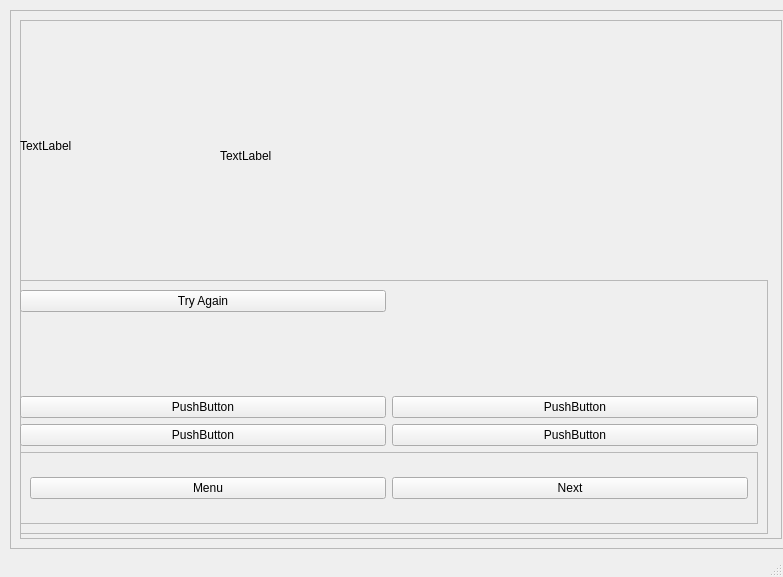
<?xml version="1.0" encoding="UTF-8"?>
<ui version="4.0">
 <class>BenchmarkWindow</class>
 <widget class="QMainWindow" name="BenchmarkWindow">
  <property name="geometry">
   <rect>
    <x>0</x>
    <y>0</y>
    <width>783</width>
    <height>577</height>
   </rect>
  </property>
  <property name="windowTitle">
   <string>MainWindow</string>
  </property>
  <widget class="QWidget" name="centralwidget">
   <widget class="QFrame" name="frame">
    <property name="geometry">
     <rect>
      <x>10</x>
      <y>10</y>
      <width>782</width>
      <height>539</height>
     </rect>
    </property>
    <property name="frameShape">
     <enum>QFrame::StyledPanel</enum>
    </property>
    <property name="frameShadow">
     <enum>QFrame::Raised</enum>
    </property>
    <layout class="QVBoxLayout" name="verticalLayout_2">
     <item>
      <widget class="QFrame" name="frame_3">
       <property name="frameShape">
        <enum>QFrame::StyledPanel</enum>
       </property>
       <property name="frameShadow">
        <enum>QFrame::Raised</enum>
       </property>
       <widget class="QLabel" name="label">
        <property name="geometry">
         <rect>
          <x>0</x>
          <y>0</y>
          <width>751</width>
          <height>251</height>
         </rect>
        </property>
        <property name="text">
         <string>TextLabel</string>
        </property>
       </widget>
       <widget class="QFrame" name="frame_4">
        <property name="geometry">
         <rect>
          <x>-10</x>
          <y>260</y>
          <width>758</width>
          <height>254</height>
         </rect>
        </property>
        <property name="frameShape">
         <enum>QFrame::StyledPanel</enum>
        </property>
        <property name="frameShadow">
         <enum>QFrame::Raised</enum>
        </property>
        <layout class="QGridLayout" name="gridLayout">
         <item row="1" column="0">
          <widget class="QLabel" name="Correction">
           <property name="text">
            <string/>
           </property>
          </widget>
         </item>
         <item row="3" column="0">
          <widget class="QPushButton" name="Choice_C">
           <property name="text">
            <string>PushButton</string>
           </property>
          </widget>
         </item>
         <item row="2" column="0">
          <widget class="QPushButton" name="Choice_A">
           <property name="text">
            <string>PushButton</string>
           </property>
          </widget>
         </item>
         <item row="2" column="1">
          <widget class="QPushButton" name="Choice_B">
           <property name="text">
            <string>PushButton</string>
           </property>
          </widget>
         </item>
         <item row="7" column="0" colspan="2">
          <widget class="QFrame" name="frame_2">
           <property name="frameShape">
            <enum>QFrame::StyledPanel</enum>
           </property>
           <property name="frameShadow">
            <enum>QFrame::Raised</enum>
           </property>
           <layout class="QHBoxLayout" name="horizontalLayout">
            <item>
             <widget class="QPushButton" name="pushButton">
              <property name="text">
               <string>Menu</string>
              </property>
             </widget>
            </item>
            <item>
             <widget class="QPushButton" name="Next">
              <property name="text">
               <string>Next</string>
              </property>
             </widget>
            </item>
           </layout>
          </widget>
         </item>
         <item row="3" column="1">
          <widget class="QPushButton" name="Choice_D">
           <property name="text">
            <string>PushButton</string>
           </property>
          </widget>
         </item>
         <item row="0" column="0">
          <widget class="QPushButton" name="Retry">
           <property name="text">
            <string>Try Again</string>
           </property>
          </widget>
         </item>
        </layout>
       </widget>
       <widget class="QLabel" name="Score">
        <property name="geometry">
         <rect>
          <x>200</x>
          <y>50</y>
          <width>321</width>
          <height>171</height>
         </rect>
        </property>
        <property name="text">
         <string>TextLabel</string>
        </property>
       </widget>
      </widget>
     </item>
    </layout>
   </widget>
  </widget>
  <widget class="QMenuBar" name="menubar">
   <property name="geometry">
    <rect>
     <x>0</x>
     <y>0</y>
     <width>783</width>
     <height>22</height>
    </rect>
   </property>
  </widget>
  <widget class="QStatusBar" name="statusbar"/>
 </widget>
 <resources/>
 <connections/>
</ui>
